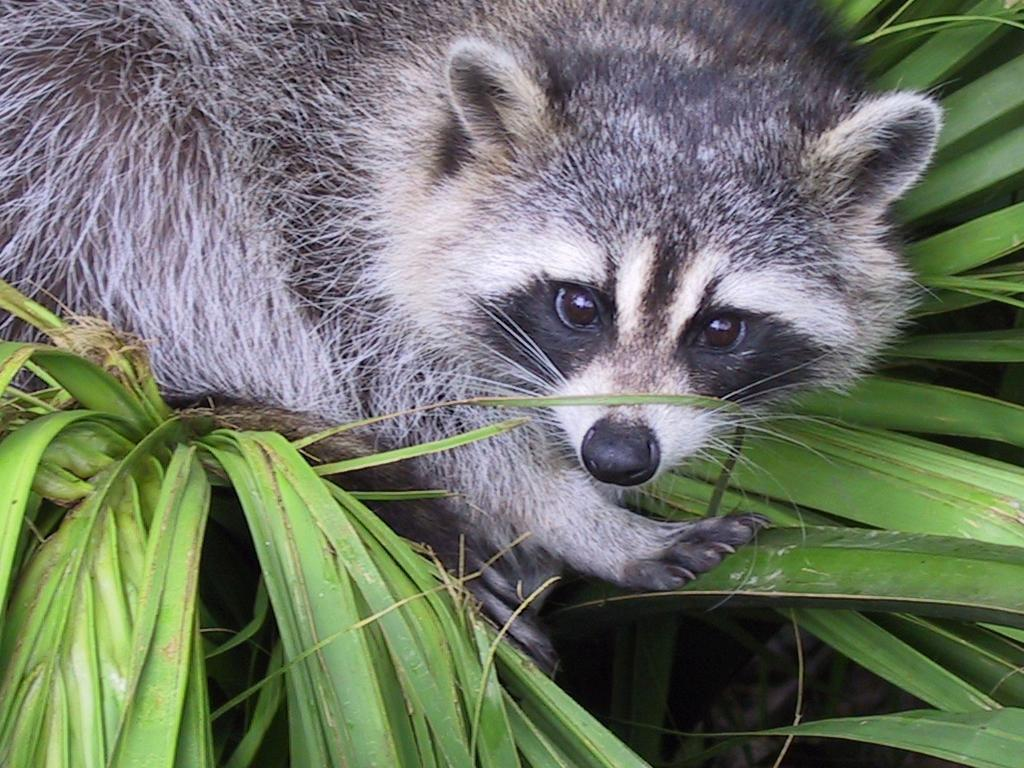
#> input picture src/Rojas_Chapter_3/test_image.jpg, 1024 x 768 px
$ python 5_edge_detection.py   (older library calls are emulated)
#> lines starting #> are read from the running program, lines starting #| are printed output that depends on the picture
from scipy import misc
from scipy import signal
import matplotlib.pyplot as plt

IMG_NAME = input('Enter the filename of the input image: ')
#> the answer given: test_image.jpg
image = misc.imread(IMG_NAME,'L')
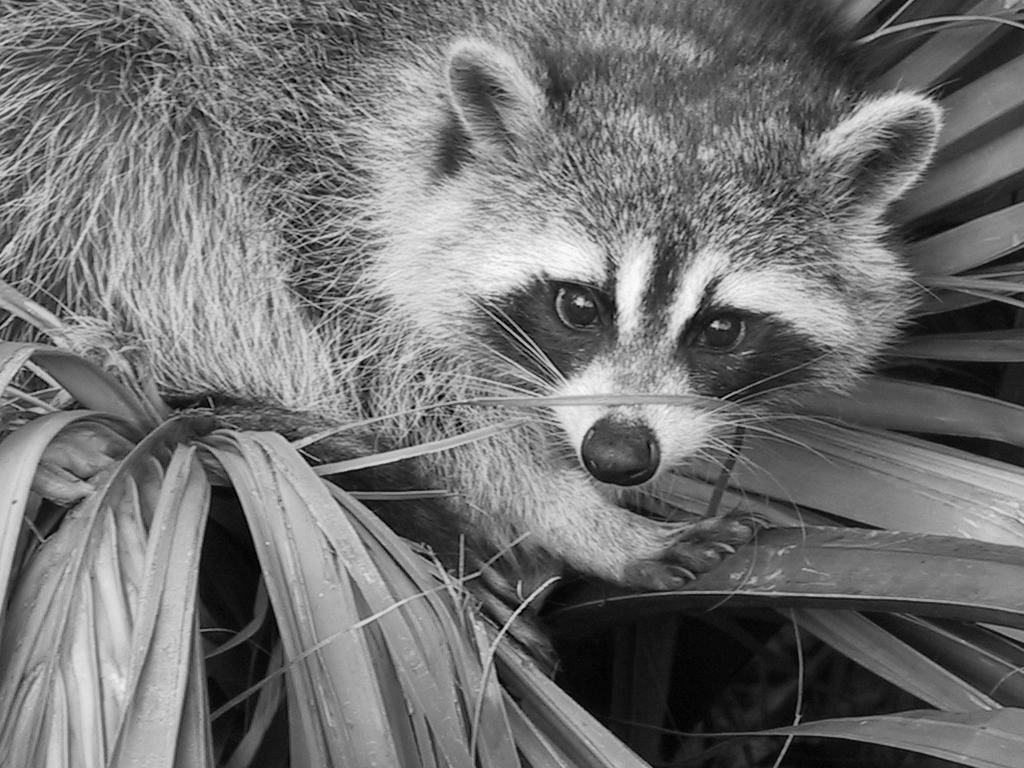
#> image: shape (768, 1024) float32; min 0, max 253.2, mean 113.8

plt.imshow(image,cmap='gray')
plt.show()

cimage = signal.convolve2d([[-1,-1,-1],[-1,8,-1],[-1,-1,-1]],image,'valid')
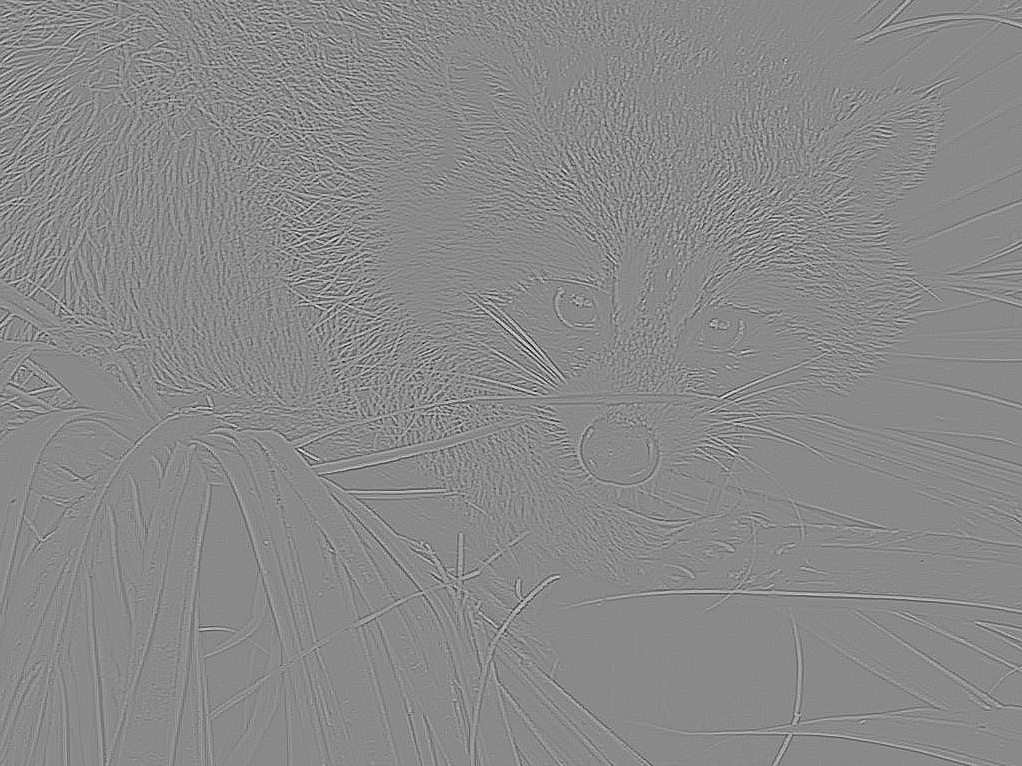
#> cimage: shape (766, 1022) float64; min -542.9, max 463, mean 0; drawn with min black and max white

plt.imshow(cimage,cmap='gray')
plt.show()
